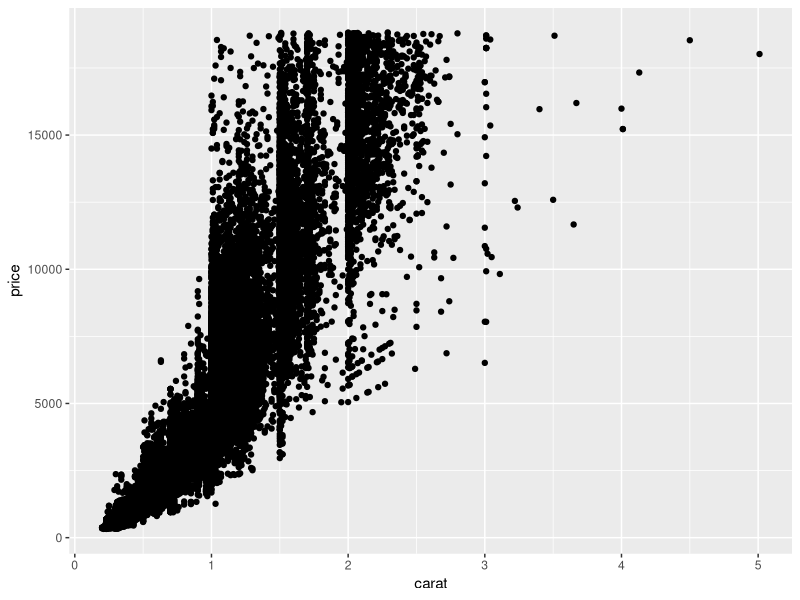
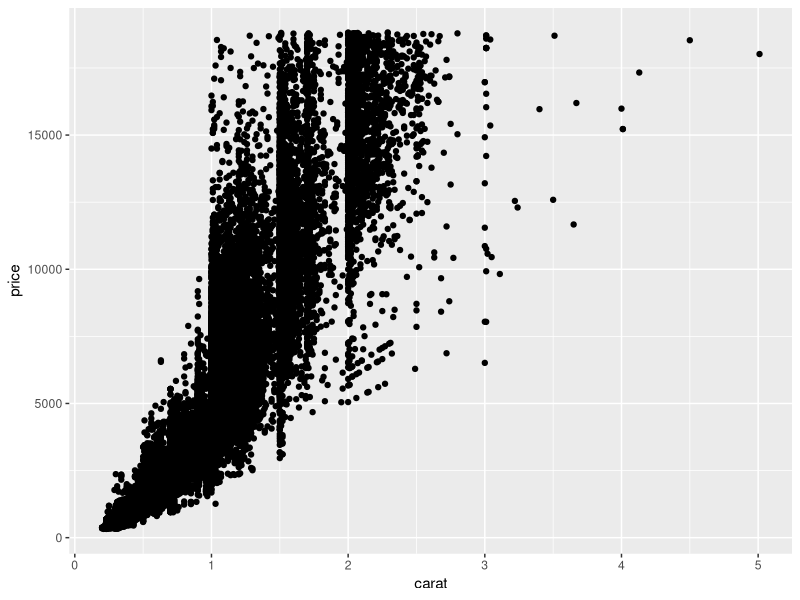
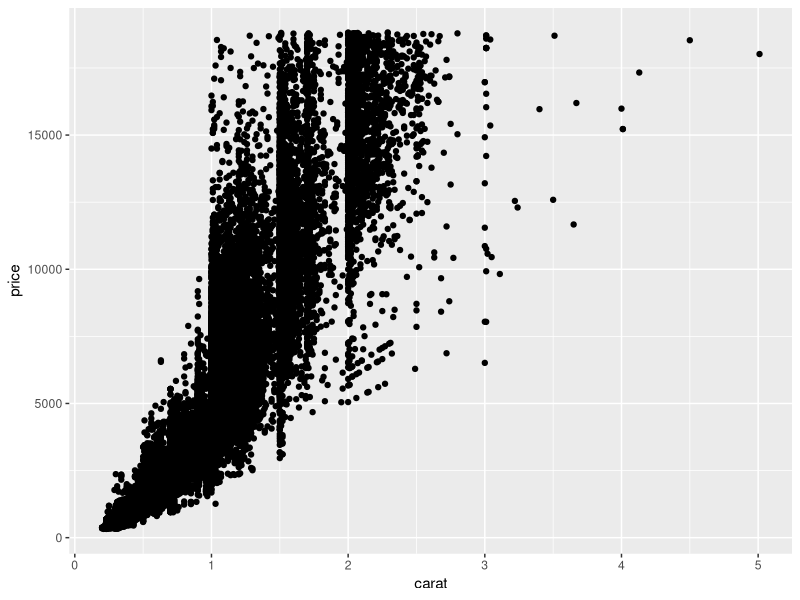
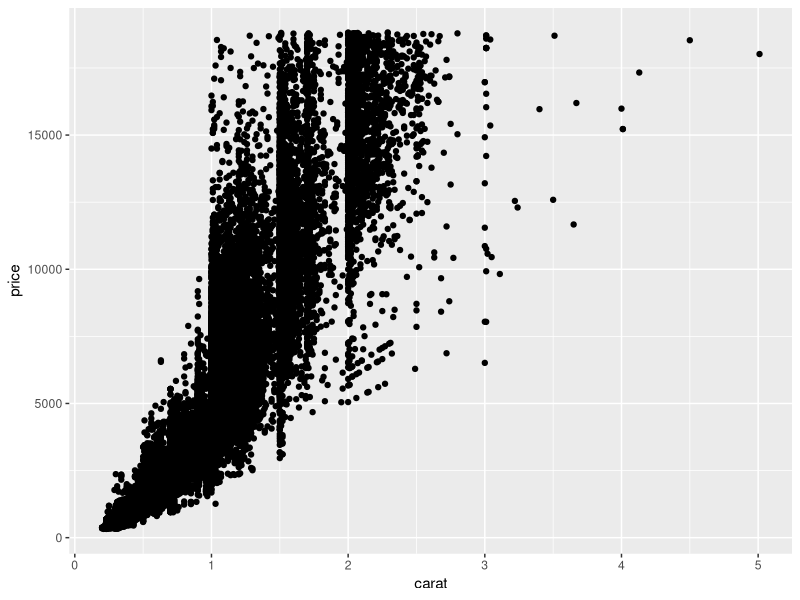
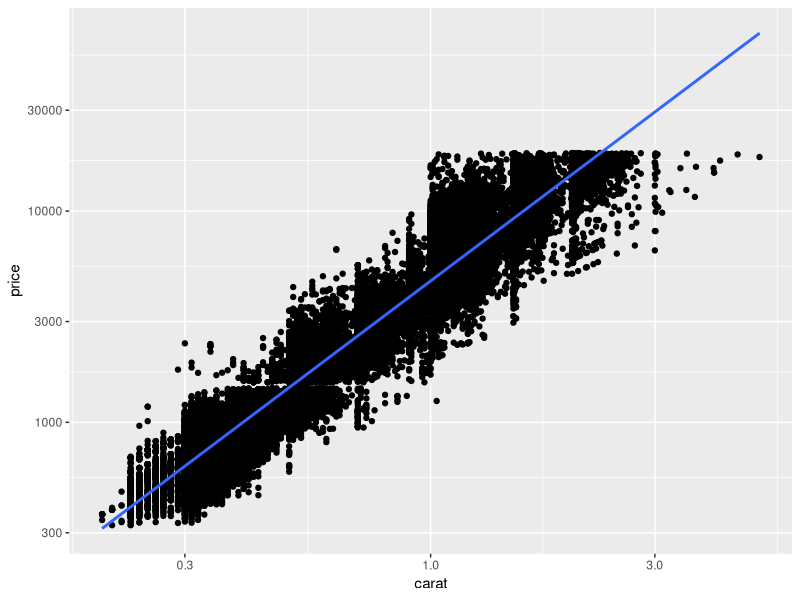
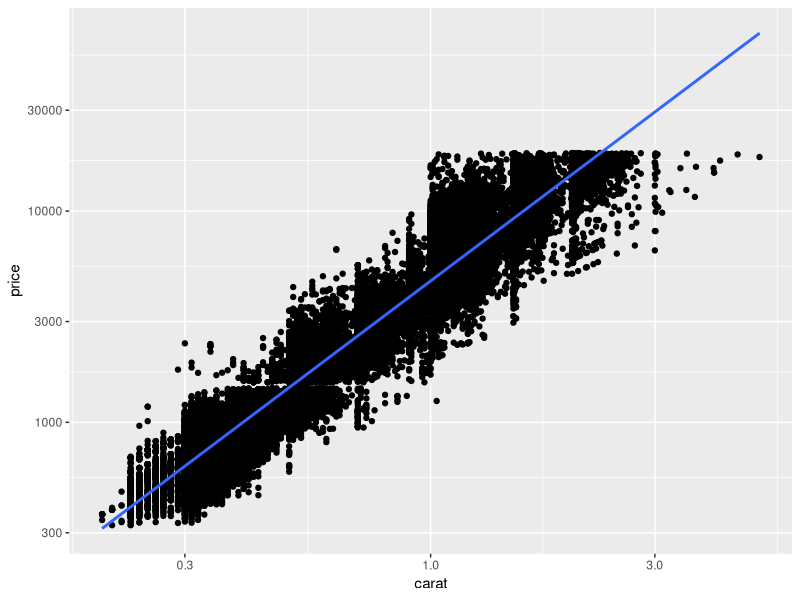
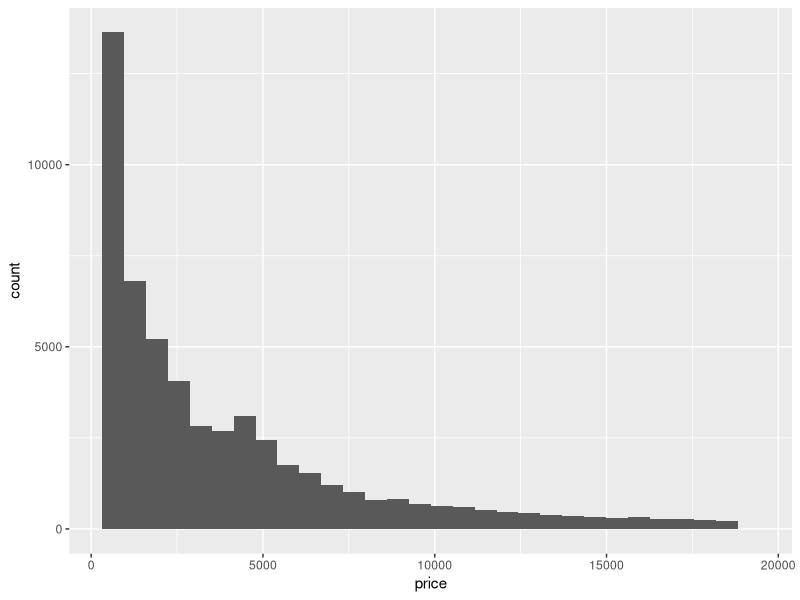
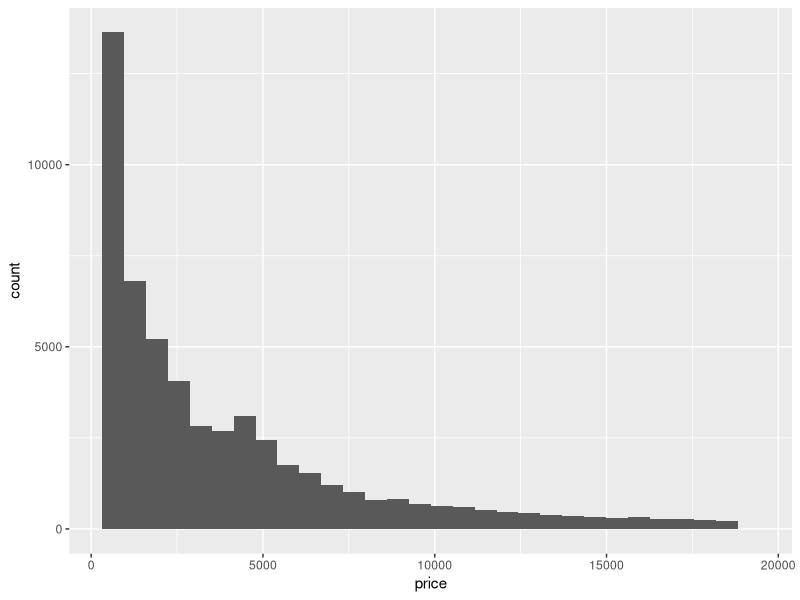

Recreate these plots in R, in order.
# ggplot2

library(ggplot2)
ggplot()+
  layer(
    data = diamonds, mapping = aes(x=carat, y=price),
    geom = "point", stat="identity", position = "identity"
    )+
  scale_y_continuous()+
  scale_x_continuous()+
  coord_cartesian()

# every + is a new layer

# default
ggplot(diamonds, aes(carat, price))+
  geom_point()+
  scale_x_continuous()+
  scale_y_continuous()


 # scale not define
ggplot(diamonds, aes(carat, price))+
  geom_point()

str(diamonds)

# quick plot (alxi plot), not recommended
qplot(carat, price, data = diamonds)

# fit linear model and add line, log lowering the values 
ggplot(diamonds, aes(
  carat, price
)) +
  geom_point()+
  stat_smooth(method = lm)+
  scale_x_log10()+
  scale_y_log10()

# quick plot
qplot(
  carat, 
  price, 
  data = diamonds, 
  geom = c("point", "smooth"), 
  method="lm", 
  log="xy"
)

# plot the histogram
ggplot(
  data = diamonds,
  mapping = aes(price)
)+
  (geom_histogram(stat = "bin", position = "identity"))

# OR
ggplot(diamonds, aes(x=price))+
  geom_histogram()

# OR
qplot(price, data=diamonds, geom = "histogram", xlab = "price in $", ylab="count")

# pie chart
ggplot(diamonds, aes(x="", fill=clarity))+
  geom_bar(width = 1)+
  coord_polar(theta="y")+
  theme_void()

# theta = y means degree i.e 360 degree

# 
?mpg
# Do cars with big engies use more fuel than cars with small engiens
# TODO:
# Visualiz it 
# Describe it
# COnfirm it

ggplot(data = mpg)+
  aes(x=displ, y=hwy)+
  geom_point()+
  stat_smooth(method = "lm", se=FALSE)

# It it normal ? the values seems to have outliers
# so to confirm pearson correlation coeffecient
# Correlation test

cor(mpg$displ, mpg$hwy)
# -0.76, high 

cor.test(mpg$displ, mpg$hwy)
# euta dependent value lai 2ota independent variable ma compare garna t-test hunchha
#t = -18.151, df = 232, p-value < 2.2e-16
# the p value < 0.05. we accept H1. So it is linear

